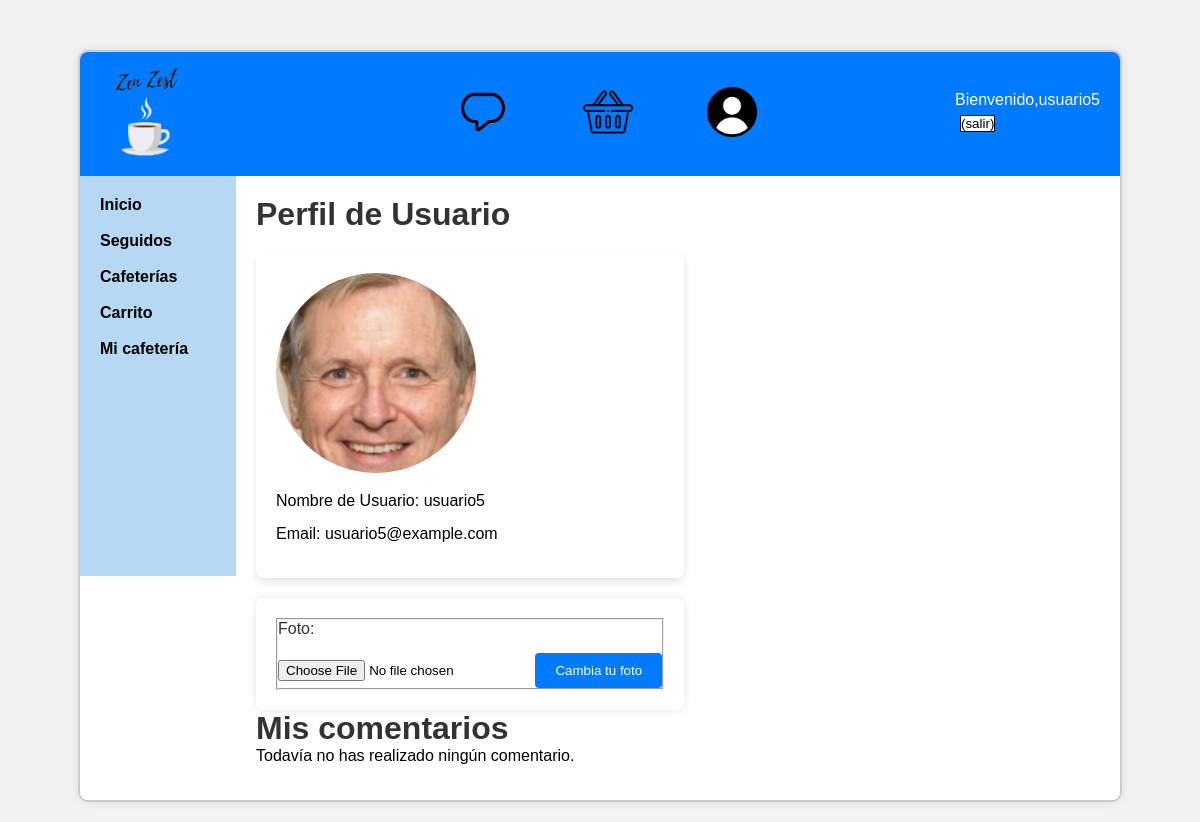
The app's page /perfil.php (signed in) with its own data.
### tables this page shows
CREATE TABLE Usuario (
    Nombre VARCHAR(50) PRIMARY KEY,
    Email VARCHAR(100),
    Password_hash VARCHAR(255),  
    Foto_de_perfil VARCHAR(255),
    Rol VARCHAR(50)
);

### includes/src/usuarios/Usuario.php (the view, shortened to what this page needs)
<?php
class Usuario
{
    public static function buscaUsuario($nombreUsuario)
    {
        $conn = Aplicacion::getInstance()->getConexionBd();
        $query = sprintf("SELECT * FROM usuario U WHERE U.Nombre='%s'", $conn->real_escape_string($nombreUsuario));
        $rs = $conn->query($query);
        $result = false;
        if ($rs) {
            $fila = $rs->fetch_assoc();
            if ($fila) {
                $result = new Usuario($fila['Nombre'], $fila['Email'], $fila['Password_hash'], $fila['Foto_de_perfil'], $fila['Rol']);
            }
        } else {
            error_log("Error BD ({$conn->errno}): {$conn->error}");
        }
        return $result;
    }
    private $nombre;
    private $email;
    private $foto;
    private function __construct($nombre, $email, $password, $foto = null, $roles = [])
    {
        $this->nombre = $nombre;
        $this->email = $email;
        $this->foto = $foto;
    }
    public function perfilUsuario() {
        $perfil = "<div class='perfil-usuario'>";
        $rutaFoto =".";
        $rutaFoto .= $this->foto ? $this->foto : './img/basic/user.png';
        $perfil .= "<img src='" . htmlspecialchars($rutaFoto) . "' alt='Foto de perfil' style='width: 200px; height: 200px;' class='imagen_perfil' />";
        $perfil .= "<p>Nombre de Usuario: " . htmlspecialchars($this->nombre) . "</p>";
        $perfil .= "<p>Email: " . htmlspecialchars($this->email) . "</p>";
        $perfil .= "</div>";
        return $perfil;
    }
}

### css/estilo.css (style rules this page uses)
*,::after,::before { box-sizing: border-box; padding: 0; margin: 0; }
body { font-family: Arial, sans-serif; background-color: #f2f2f2; padding: 20px; height: 100%; }
p { margin-bottom: 15px; }
.perfil-usuario { background-color: #ffffff; border-radius: 8px; padding: 20px; margin: 20px 0; box-shadow: 0 4px 8px rgba(0,0,0,0.1); }
.imagen_perfil { width: 100px; height: 100px; border-radius: 50%; object-fit: cover; margin-bottom: 15px; }

### records on screen
usuario: Foto_de_perfil (picture), Nombre "usuario5", Email "usuario5@example.com"

### other values on screen
mostrarSaludo() "Bienvenido,usuario5"
